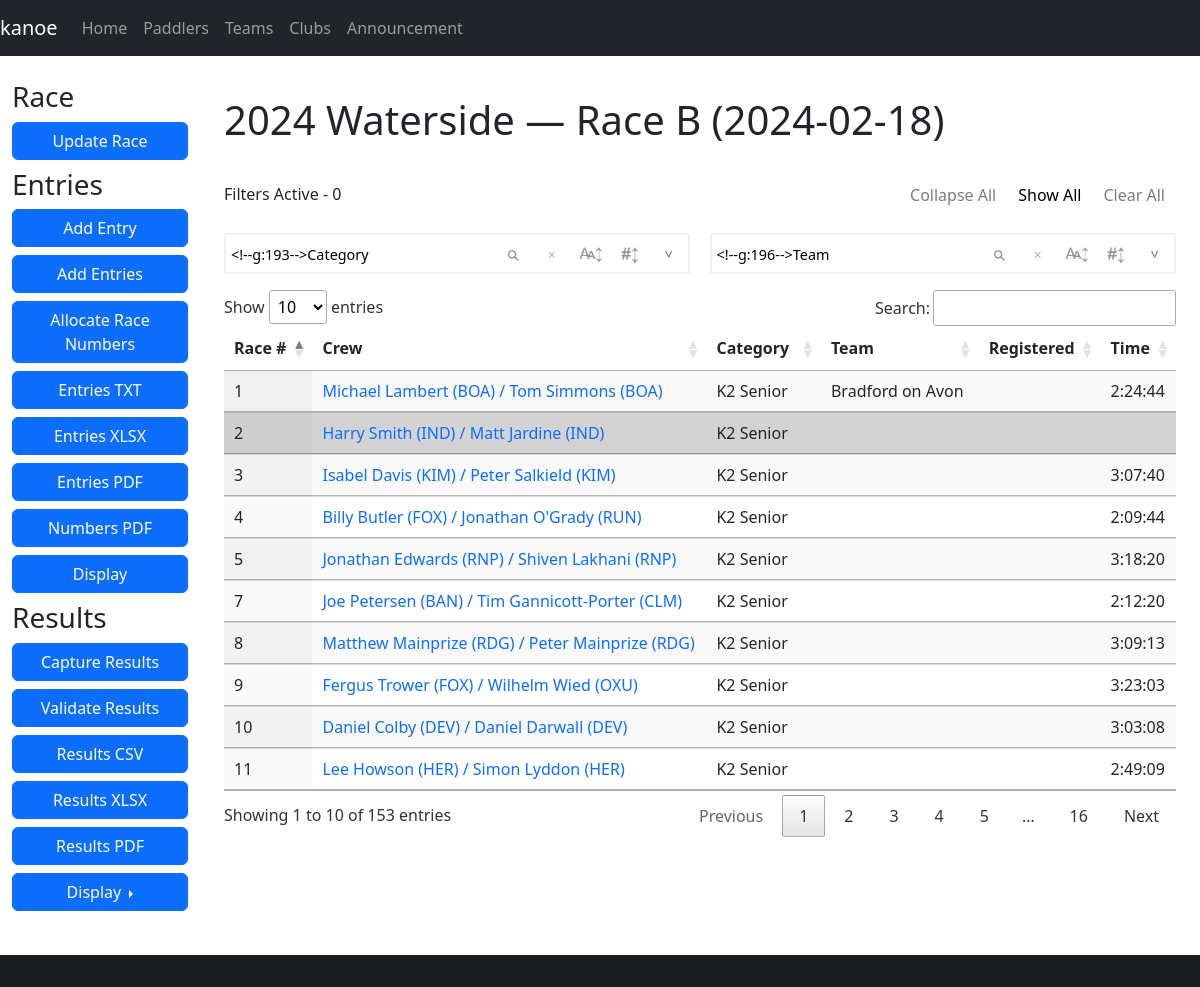
The page /race/6 on the database its author committed.
### database/database/race.py (models this page shows, shortened)
class Race(Base):
    __tablename__ = "race"
    __table_args__ = (UniqueConstraint("name", "date", name="uq_race_name_date"),)
    id = Column(Integer, primary_key=True)
    name = Column(String, nullable=False)
    date = Column(Date, nullable=False)
    series_id = Column(Integer, ForeignKey(Series.id), index=True)
    time_min_start = Column(String)
    time_max_start = Column(String)
    time_min_finish = Column(String)
    time_max_finish = Column(String)
    time_adjustment = Column(Integer)
    series = relationship(Series, backref="races", lazy="joined")

### database/database/entry.py (models this page shows, shortened)
class Entry(Base):
    __tablename__ = "entry"
    id = Column(Integer, primary_key=True)
    race_id = Column(Integer, ForeignKey(Race.id), index=True)
    category_id = Column(Integer, ForeignKey(Category.id), index=True)
    boat_type = Column(boat_type, index=True)
    entry_number = Column(Integer)
    series_id = Column(Integer, ForeignKey(Series.id), index=True)
    time_start = Column(String)
    time_finish = Column(String)
    time_adjustment = Column(Integer)
    registered = Column(Boolean, default=False, nullable=False)
    retired = Column(Boolean, default=False, nullable=False)
    scratched = Column(Boolean, default=False, nullable=False)
    disqualified = Column(Boolean, default=False, nullable=False)
    note = Column(Text)
    category = relationship(Category, backref="entries", lazy="joined")
    race = relationship(Race, backref="entries", lazy="joined")
    race_number = relationship("Number", secondary="number_entry", uselist=False)
    crews = relationship("Crew", lazy="joined", order_by="Crew.paddler_id")
    def __str__(self):
        names = sorted([str(crew) for crew in self.crews])
        return " / ".join(names)
    @property
    def time(self):
        if self.time_start and self.time_finish:
            time_start = datetime.datetime.strptime(self.time_start, "%H:%M:%S")
            time_finish = datetime.datetime.strptime(self.time_finish, "%H:%M:%S")
            return (
                time_finish
                - time_start
                + datetime.timedelta(seconds=(self.time_adjustment or 0))
            )
        else:
            return None
    @property
    def team(self):
        teams = [
            team
            for crew in self.crews
            for team in crew.paddler.teams
            if self.race.series_id == team.series_id
        ]
        unique = list(set(teams))
        if len(unique) == 1 and len(teams) == len(self.crews):
            return teams[0]
        else:
            return None

### database/database/number.py (models this page shows, shortened)
class Number(Base):
    __tablename__ = "number"
    id = Column(Integer, primary_key=True)
    lost = Column(Boolean)
    def __str__(self):
        return str(self.id)

### database/database/club.py (models this page shows, shortened)
class Club(Base):
    __tablename__ = "club"
    id = Column(Integer, primary_key=True)
    name = Column(String)
    code_regex = Column(String())
    services = Column(Boolean, server_default=expression.false())
    @property
    def code(self):
        return self.code_regex.split("|")[0]

### database/database/paddler.py (models this page shows, shortened)
class Paddler(Base):
    __tablename__ = "paddler"
    id = Column(Integer, primary_key=True)
    membership_number = Column(Integer)
    membership_expiry = Column(Date)
    membership_body_id = Column(Integer, ForeignKey(MembershipBody.id))
    division = Column(Integer)
    title = Column(String)
    first = Column(String)
    middle = Column(String)
    last = Column(String)
    gender = Column(String(1))
    suffix = Column(String)
    dob = Column(Date)
    address = Column(String)
    email = Column(String)
    phone = Column(String)
    emergency_name = Column(String)
    emergency_phone = Column(String)
    age_group_id = Column(Integer, ForeignKey(AgeGroup.id), index=True)
    age_group = relationship(AgeGroup, backref="paddlers", lazy="joined")
    membership_body = relationship(MembershipBody, backref="paddlers", lazy="joined")
    teams = relationship("Team", secondary="team_paddler", back_populates="paddlers")
    @hybrid_property
    def name(self):
        return combine_names(self.first, self.middle, self.last)

### database/database/category.py (models this page shows, shortened)
class Category(Base):
    __tablename__ = "category"
    __table_args__ = (UniqueConstraint("label", name="uq_category_label"),)
    id = Column(Integer, primary_key=True)
    label = Column(String)
    def __str__(self):
        return self.label

### database/database/team.py (models this page shows, shortened)
class Team(Base):
    __tablename__ = "team"
    __table_args__ = (
        UniqueConstraint("name", "series_id", name="uq_team_name_series"),
    )
    id = Column(Integer, primary_key=True)
    name = Column(String)
    team_type_id = Column(Integer, ForeignKey(TeamType.id), nullable=False)
    series_id = Column(Integer, ForeignKey(Series.id), index=True, nullable=False)
    type = relationship(TeamType, backref="teams")
    series = relationship(Series, backref="teams", lazy="joined")
    paddlers = relationship("Paddler", secondary="team_paddler", back_populates="teams")
    def __str__(self):
        return self.name

### paddle/views/race/__init__.py (the view)
@blueprint.route("/race/<race_id>")
@login_required
def race(race_id):
    entries = session.query(db.Entry).filter(db.Entry.race_id == race_id).all()
    race = session.get(db.Race, race_id)
    return render_template("race.j2", race=race, entries=entries)

### database/database/crew.py (called while the page is built)
    def __str__(self):
        club = f" ({self.club.code})" if self.club else ""
        return f"{self.paddler.name}{club}"

### database/database/paddler.py (called while the page is built)
def combine_names(first, middle, last):
    name = [first, middle, last]
    name = list(filter(lambda item: item is not None, name))
    name = " ".join(name)
    name = name.strip()
    return name

### paddle/templates/race.j2 (shortened to what this page needs)
{% extends "base-fluid.j2" %}
{% block styles %}
{% include 'common/datatables-css.j2' %}
{% include 'common/datatables-filter-css.j2' %}
{% endblock %}
{% block content %}
<h1>{{ race.name }} ({{ race.date }})</h1>
<div class="row">
    <div class="col-sm-12">
        <div id="wrapper" style="visibility: hidden;">
            <table id="entries" class="table table-striped display nowrap" style="width:100%;">
                <thead>
                    <tr>
                        <th>Race #</th>
                        <th>Crew</th>
                        <th>Category</th>
                        <th>Team</th>
                        <th>Registered</th>
                        <th>Time</th>
                    </tr>
                </thead>
                <tbody>
                    {% for entry in entries %}
                    <tr{% if entry.scratched or entry.retired %} style="background-color: lightgrey;" {% endif %}>
                        <td>{{ entry.race_number or "" }}</td>
                        <td><a href="{{ url_for('kanoe.entry', entry_id=entry.id) }}">{{ entry }}</a></td>
                        <td>{{ entry.category }}</td>
                        <td>{{ entry.team or "" }}</td>
                        <td class="text-center">{% if entry.registered %}<i class="fas fa-check"></i>{% endif %}</td>
                        {% if entry.time %}
                        <td data-sort="{{ entry.time.total_seconds() }}">{{ entry.time }}</td>
                        {% else %}
                        <td class="text-center">
                        </td>
                        {% endif %}
                        </tr>
                        {% endfor %}
                </tbody>
            </table>
        </div>
    </div>
</div>
{% endblock %}
{% block sidebar %}
{% include 'sidebar-race.j2' %}
{% endblock %}

### paddle/static/css/styles.css (style rules this page uses)
:root { --colour-yellow: #fed00c; --colour-yellow-muted: #ffe269; }
body { padding-top: 60px; }
.row > * { margin-top: 20px; }
a { text-decoration: none; }

### rows shown on the page
Race: name "2024 Waterside — Race B", date "2024-02-18"
Entry: race_number "1", last "Michael Lambert (BOA) / Tom Simmons (BOA)", category "K2 Senior", name "Bradford on Avon", time "2:24:44"
Entry: race_number "2", last "Harry Smith (IND) / Matt Jardine (IND)", category "K2 Senior"
Entry: race_number "3", last "Isabel Davis (KIM) / Peter Salkield (KIM)", category "K2 Senior", time "3:07:40"
Entry: race_number "4", last "Billy Butler (FOX) / Jonathan O'Grady (RUN)", category "K2 Senior", time "2:09:44"
Entry: race_number "5", last "Jonathan Edwards (RNP) / Shiven Lakhani (RNP)", category "K2 Senior", time "3:18:20"
Entry: race_number "7", last "Joe Petersen (BAN) / Tim Gannicott-Porter (CLM)", category "K2 Senior", time "2:12:20"
Entry: race_number "8", last "Matthew Mainprize (RDG) / Peter Mainprize (RDG)", category "K2 Senior", time "3:09:13"
Entry: race_number "9", last "Fergus Trower (FOX) / Wilhelm Wied (OXU)", category "K2 Senior", time "3:23:03"
Entry: race_number "10", last "Daniel Colby (DEV) / Daniel Darwall (DEV)", category "K2 Senior", time "3:03:08"
Entry: race_number "11", last "Lee Howson (HER) / Simon Lyddon (HER)", category "K2 Senior", time "2:49:09"
